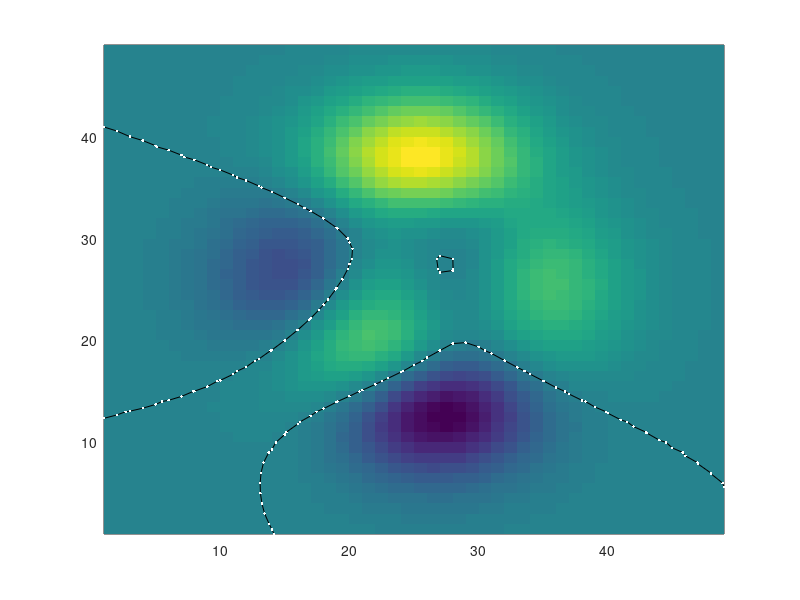
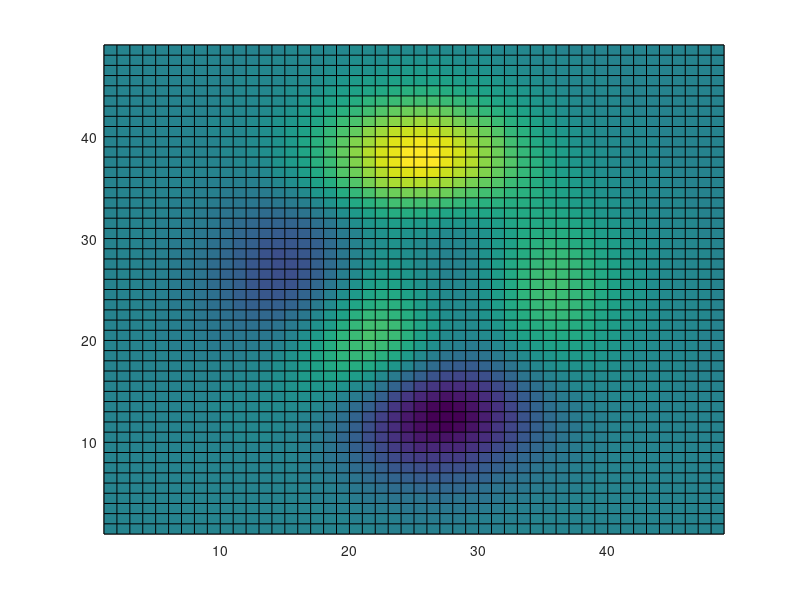

MATLAB code for these plots, in order: (Note: this script raises an error after producing the figures.)
%%  Getting x-y coordinates from contour and draw a spline using those points.

%% Testing on sample data

% Getting x-y coordinates from contour 
%#####################################
clc;clear;close all;
z = peaks; % Load in a dataset that all matlab users have
x = 1:size(peaks, 2); y = 1:size(peaks, 1);
figure;pcolor(x, y, z); % Plot the data
hold on;shading flat
[cc, hh] = contour(x, y, z, [0 10^5], 'k'); % Overlay contour line
hold on;h = plot(cc(1,:), cc(2, :), 'w.'); % These are the x-y coordinates through the contour

% Now draw a spline using those points
% ####################################
figure;pcolor(x, y, z);  % make the same figure again
xy=cc(:,73:140); % choose all the points making a continuous curve
spcv=cscvn(xy);points=fnplt(spcv,'w',2);
hold on;plot(points(1,:),points(2,:),'w.','LineWidth',1.6);

%% Real testing on my data
clear;close all;clc;
for imno=593:660
cd /hpc/btho733/ABI/pacedSheep01/test__segment_Background_Subtraction/v1_cutsection_from_S/scale16;

imgname=sprintf('Scut_%05d.png',imno);
Img=imread(imgname);
cd /hpc/btho733/ABI/matlab_central/DRLSE_v0/;

demo_1
cd /hpc_atog/btho733/ABI/pacedSheep01/test__segment_Background_Subtraction;

figure;imagesc(im); % Plot the data
hold on;  [cc,hh]=contour(phi, [0 0], 'r','LineWidth',2); % Overlay contour line
str=['Final zero level contour, ', num2str(iter_outer*iter_inner+iter_refine), ' iterations'];
title(str);
hold on;h = plot(cc(1,:), cc(2, :), 'w.'); % These are the x-y coordinates through the contour


% imno=590;
% Now draw a spline using those points
% ####################################
han=figure;imagesc(im); % make the same figure again
ucc=unique(cc','rows','stable');
ucct=ucc';
xy=ucct(:,5:end); % choose all the points making a continuous curve, omitting certain data points
spcv=cscvn(xy);points=fnplt(spcv,'w',2);
hold on;plot(points(1,:),points(2,:),'w.','LineWidth',1.6);
cd /hpc/btho733/ABI/matlab_central/DRLSE_v0/seg/;saveas(han,sprintf('FIG_%d.tif',imno));cd ..;
end
%%
mask=poly2mask(points(1,:),points(2,:),325,375);
figure,imagesc(mask);
NextInitialLSF=double(mask);
NextInitialLSF(mask==0)=c0;NextInitialLSF(mask==1)=-c0;
figure,imagesc(NextInitialLSF);

%% DRLSE for subsequent slices
for imno=591:610;
cd /hpc/btho733/ABI/pacedSheep01/test__segment_Background_Subtraction/v1_cutsection_from_S/scale16;
% Img=imread('gourd.bmp');
imgname=sprintf('Scut_%05d.png',imno);
Img=imread(imgname);
cd /hpc/btho733/ABI/matlab_central/DRLSE_v0;
% Img=imresize(Img,0.25);
Img=double(Img(:,:,1));

% parameter setting
timestep=1;  % time step
mu=0.2/timestep;  % coefficient of the distance regularization term R(phi)
iter_inner=10;
iter_outer=10;
lambda=5; % coefficient of the weighted length term L(phi)
alfa=-3;  % coefficient of the weighted area term A(phi)
epsilon=1.5; % papramater that specifies the width of the DiracDelta function

sigma=.8;    % scale parameter in Gaussian kernel
G=fspecial('gaussian',15,sigma); % Caussian kernel
Img_smooth=conv2(Img,G,'same');  % smooth image by Gaussiin convolution
[Ix,Iy]=gradient(Img_smooth);
f=Ix.^2+Iy.^2;
g=1./(1+f);  % edge indicator function.

% initialize LSF as binary step function
% c0=2;
% initialLSF =NextInitialLSF;
% % generate the initial region R0 as two rectangles
% initialLSF(145:205,170:245)=-c0; 
% initialLSF(25:35,40:50)=-c0;
phi=NextInitialLSF;

figure(1);
mesh(-phi);   % for a better view, the LSF is displayed upside down
hold on;  contour(phi, [0,0], 'r','LineWidth',2);
title('Initial level set function');
view([-80 35]);
cd /hpc/btho733/ABI/pacedSheep01/test__segment_Background_Subtraction/uu1_normalised_from_d_originals;

figure(2);
imname=sprintf('cut_%05d.png',imno);
im=imresize(imread(imname),0.25);
cd /hpc/btho733/ABI/matlab_central/DRLSE_v0;
imagesc(im); axis off; axis equal; colormap(gray); hold on;  contour(phi, [0,0], 'r');
title('Initial zero level contour');
pause(0.5);

potential=2;  
if potential ==1
    potentialFunction = 'single-well';  % use single well potential p1(s)=0.5*(s-1)^2, which is good for region-based model 
elseif potential == 2
    potentialFunction = 'double-well';  % use double-well potential in Eq. (16), which is good for both edge and region based models
else
    potentialFunction = 'double-well';  % default choice of potential function
end  

% start level set evolution
for n=1:iter_outer
    phi = drlse_edge(phi, g, lambda, mu, alfa, epsilon, timestep, iter_inner, potentialFunction);    
    if mod(n,2)==0
        figure(2);
        imagesc(im); axis off; axis equal; colormap(gray); hold on;  contour(phi, [0,0], 'r');
    end
end

% refine the zero level contour by further level set evolution with alfa=0
alfa=0;
iter_refine = 10;
phi = drlse_edge(phi, g, lambda, mu, alfa, epsilon, timestep, iter_inner, potentialFunction);

finalLSF=phi;
figure(2);

imagesc(im);
% axis off; axis equal; colormap(gray); 
hold on;  contour(phi, [0,0], 'r','LineWidth',2);
% hold on;  contour(phi, [0,0], 'r');
str=['Final zero level contour, ', num2str(iter_outer*iter_inner+iter_refine), ' iterations'];
title(str);

figure;
mesh(-finalLSF); % for a better view, the LSF is displayed upside down
hold on;  contour(phi, [0,0], 'r','LineWidth',2);
view([-80 35]);
str=['Final level set function, ', num2str(iter_outer*iter_inner+iter_refine), ' iterations'];
title(str);
axis on;
[nrow, ncol]=size(Img);
axis([1 ncol 1 nrow -5 5]);
set(gca,'ZTick',[-3:1:3]);
set(gca,'FontSize',14)


% Second section

cd /hpc_atog/btho733/ABI/pacedSheep01/test__segment_Background_Subtraction;
% close all;
figure;imagesc(im); % Plot the data
hold on;  [cc,hh]=contour(phi, [0 0], 'r','LineWidth',2); % Overlay contour line
str=['Final zero level contour, ', num2str(iter_outer*iter_inner+iter_refine), ' iterations'];
title(str);
hold on;h = plot(cc(1,:), cc(2, :), 'w.'); % These are the x-y coordinates through the contour

% Now draw a spline using those points
% ####################################
han=figure;imagesc(im); % make the same figure again
ucc=unique(cc','rows','stable');
ucct=ucc';
xy=ucct(:,5:end); % choose all the points making a continuous curve, omitting certain data points
spcv=cscvn(xy);points=fnplt(spcv,'w',2);
hold on;plot(points(1,:),points(2,:),'w.','LineWidth',1.6);


cd /hpc/btho733/ABI/matlab_central/DRLSE_v0/seg/;saveas(han,sprintf('FIG_%d.tif',imno));cd ..;

mask=poly2mask(points(1,:),points(2,:),325,375);
% figure,imagesc(mask);
NextInitialLSF=double(mask);
NextInitialLSF(mask==0)=c0;NextInitialLSF(mask==1)=-c0;
% figure,imagesc(NextInitialLSF);
close all;
end

